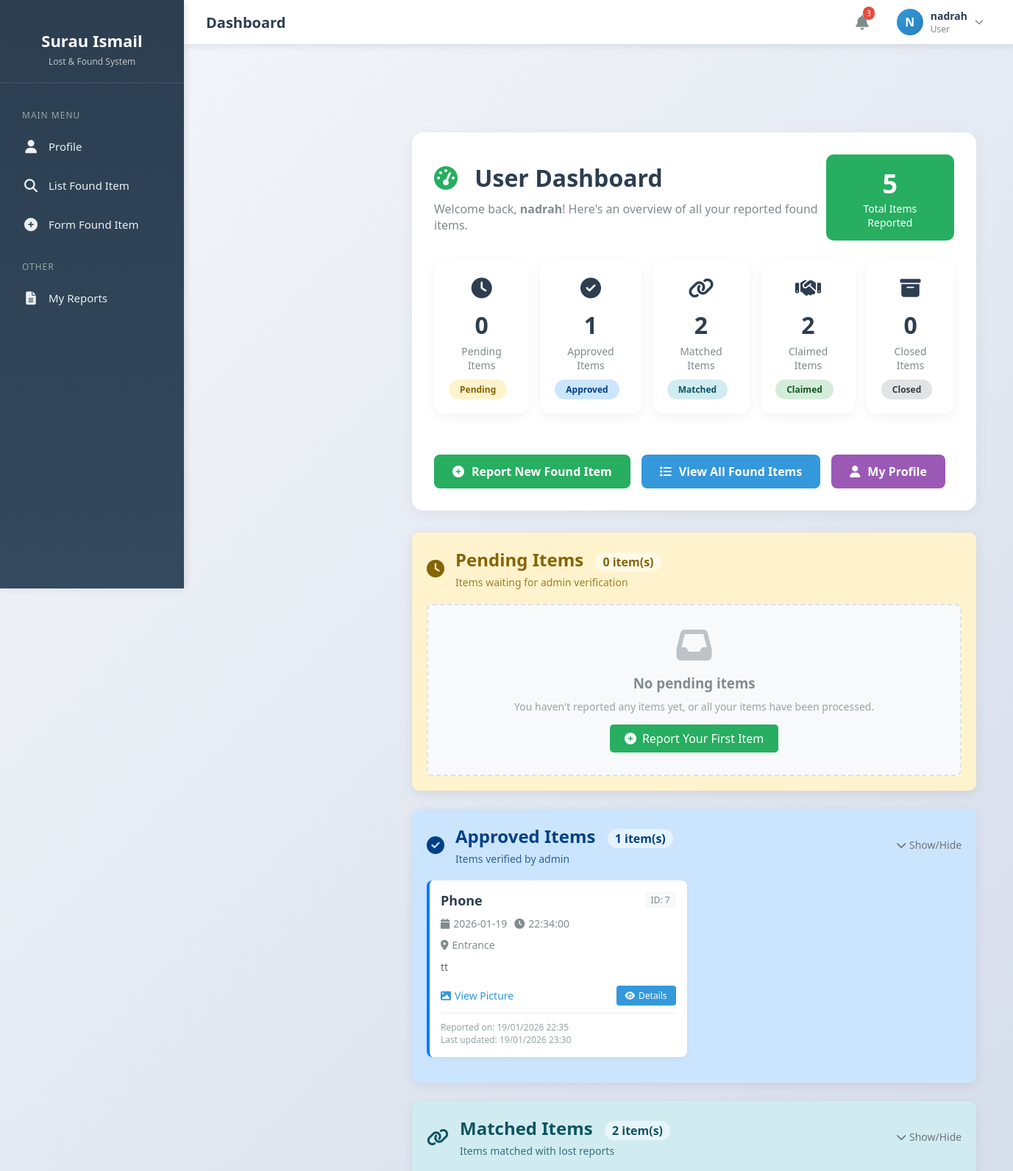
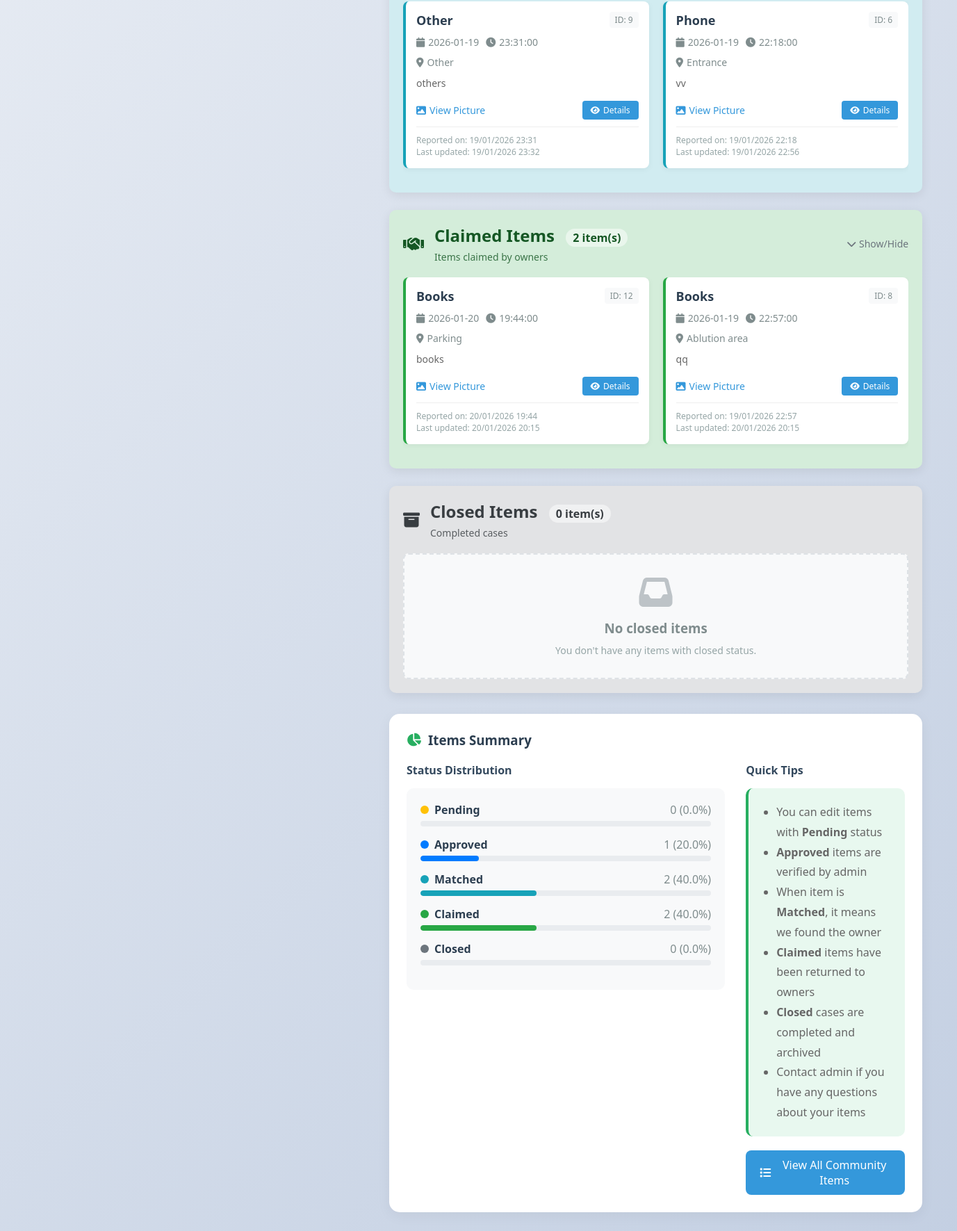
The page /user_dashboard.php (signed in) on the database its author committed (2 pictures, top to bottom).
### tables this page shows
CREATE TABLE `found_items` (
  `id` int(11) NOT NULL,
  `user_id` int(11) NOT NULL,
  `user_name` varchar(100) NOT NULL,
  `type_item` varchar(50) NOT NULL,
  `date` date NOT NULL,
  `time` time NOT NULL,
  `location` varchar(100) NOT NULL,
  `picture` varchar(255) DEFAULT NULL,
  `description` text NOT NULL,
  `status` enum('pending','approved','matched','claimed','closed') DEFAULT 'pending',
  `created_at` datetime DEFAULT current_timestamp(),
  `updated_at` datetime DEFAULT current_timestamp() ON UPDATE current_timestamp()
);

### user_dashboard.php (the view, shortened to what the rows shown need)
<?php
include 'db_connect.php';
$user_id = $_SESSION['user_id'];
if(file_exists('sidebar_nav.php')) {
    include 'sidebar_nav.php';
} else {
    echo '<div style="padding:20px;background:#f8d7da;color:#721c24;">Sidebar not found.</div>';
}
function getItemsByStatus($connect, $user_id, $status) {
    $sql = "SELECT * FROM found_items
            WHERE user_id = '$user_id' AND status = '$status'
            ORDER BY created_at DESC";
    return mysqli_query($connect, $sql);
}
$status_counts = [];
$statuses = ['pending', 'approved', 'matched', 'claimed', 'closed'];
foreach($statuses as $status) {
    $sql = "SELECT COUNT(*) as count FROM found_items
            WHERE user_id = '$user_id' AND status = '$status'";
    $result = mysqli_query($connect, $sql);
    $row = mysqli_fetch_assoc($result);
    $status_counts[$status] = $row['count'];
}
?>
<!DOCTYPE html>
<html lang="en">
<head>
    <link rel="stylesheet" href="https://cdnjs.cloudflare.com/ajax/libs/font-awesome/6.4.0/css/all.min.css">
</head>
<body>
    <div class="container">
        <div class="main-content">
            <div style="background: white; border-radius: 15px; padding: 30px; box-shadow: 0 5px 20px rgba(0,0,0,0.05); margin-bottom: 30px;">
                <div style="display: flex; justify-content: space-between; align-items: center; margin-bottom: 20px;">
                    <div>
                        <h1 style="color: #2c3e50; margin-bottom: 10px; font-size: 32px;">
                            <i class="fas fa-tachometer-alt" style="color: #27ae60; margin-right: 15px;"></i>
                            User Dashboard
                        </h1>
                    </div>
                </div>
            </div>
            <?php foreach($statuses as $status):
                $items = getItemsByStatus($connect, $user_id, $status);
                $count = $status_counts[$status];
                $status_title = ucfirst($status);
                $status_icons = [
                    'pending' => 'fas fa-clock',
                    'approved' => 'fas fa-check-circle',
                    'matched' => 'fas fa-link',
                    'claimed' => 'fas fa-handshake',
                    'closed' => 'fas fa-archive'
                ];
                $status_descriptions = [
                    'pending' => 'Items waiting for admin verification',
                    'approved' => 'Items verified by admin',
                    'matched' => 'Items matched with lost reports',
                    'claimed' => 'Items claimed by owners',
                    'closed' => 'Completed cases'
                ];
            ?>
            <div class="status-card status-<?php echo $status; ?>">
                <div style="display: flex; justify-content: space-between; align-items: center; margin-bottom: 20px;">
                    <div style="display: flex; align-items: center; gap: 15px;">
                        <div style="font-size: 24px; color: inherit;">
                            <i class="<?php echo $status_icons[$status]; ?>"></i>
                        </div>
                        <div>
                            <h2 style="color: inherit; margin: 0; font-size: 24px;">
                                <?php echo $status_title; ?> Items
                                <span style="font-size: 16px; background: rgba(255,255,255,0.5); padding: 2px 10px; border-radius: 20px; margin-left: 10px;">
                                    <?php echo $count; ?> item(s)
                                </span>
                            </h2>
                            <p style="color: inherit; opacity: 0.8; margin: 5px 0 0 0; font-size: 14px;">
                                <?php echo $status_descriptions[$status]; ?>
                            </p>
                        </div>
                    </div>
                    <?php if($count > 0): ?>
                    <button class="collapse-btn" onclick="toggleCollapse('<?php echo $status; ?>')">
                        <i class="fas fa-chevron-down"></i> Show/Hide
                    </button>
                    <?php endif; ?>
                </div>
                <div id="collapse-<?php echo $status; ?>" class="collapse-content">
                    <?php if(mysqli_num_rows($items) > 0): ?>
                        <div style="display: grid; grid-template-columns: repeat(auto-fill, minmax(350px, 1fr)); gap: 20px;">
                            <?php while($item = mysqli_fetch_assoc($items)): ?>
                            <div class="item-card" style="border-left-color: <?php
                                $border_colors = ['pending' => '#ffc107', 'approved' => '#007bff', 'matched' => '#17a2b8', 'claimed' => '#28a745', 'closed' => '#6c757d'];
                                echo $border_colors[$status];
                            ?>;">
                                <div style="display: flex; justify-content: space-between; align-items: start; margin-bottom: 10px;">
                                    <h3 style="color: #2c3e50; margin: 0; font-size: 18px;">
                                        <?php echo htmlspecialchars(ucfirst($item['type_item'])); ?>
                                    </h3>
                                    <div style="font-size: 12px; color: #7f8c8d; background: #f8f9fa; padding: 3px 8px; border-radius: 4px;">
                                        ID: <?php echo $item['id']; ?>
                                    </div>
                                </div>
                                <div style="display: flex; align-items: center; gap: 10px; margin-bottom: 10px;">
                                    <div style="display: flex; align-items: center; gap: 5px; color: #7f8c8d; font-size: 14px;">
                                        <i class="fas fa-calendar"></i>
                                        <?php echo htmlspecialchars($item['date']); ?>
                                    </div>
                                    <div style="display: flex; align-items: center; gap: 5px; color: #7f8c8d; font-size: 14px;">
                                        <i class="fas fa-clock"></i>
                                        <?php echo htmlspecialchars($item['time']); ?>
                                    </div>
                                </div>
                                <div style="display: flex; align-items: center; gap: 10px; margin-bottom: 10px;">
                                    <div style="display: flex; align-items: center; gap: 5px; color: #7f8c8d; font-size: 14px;">
                                        <i class="fas fa-map-marker-alt"></i>
                                        <?php echo htmlspecialchars(ucfirst(str_replace('_', ' ', $item['location']))); ?>
                                    </div>
                                </div>
                                <p style="color: #666; font-size: 14px; margin-bottom: 15px; line-height: 1.5;">
                                    <?php echo htmlspecialchars(substr($item['description'], 0, 120)); ?>
                                </p>
                                <div style="display: flex; justify-content: space-between; align-items: center;">
                                    <div>
                                        <?php if(!empty($item['picture']) && file_exists('uploads/' . $item['picture'])): ?>
                                        <a href="uploads/<?php echo htmlspecialchars($item['picture']); ?>"
                                           target="_blank"
                                           style="color: #3498db; text-decoration: none; font-size: 14px; display: flex; align-items: center; gap: 5px;">
                                            <i class="fas fa-image"></i> View Picture
                                        </a>
                                        <?php endif; ?>
                                    </div>
                                    <div style="display: flex; gap: 10px;">
                                        <a href="view_found_item.php?id=<?php echo $item['id']; ?>"
                                           style="padding: 5px 12px; background: #3498db; color: white; border-radius: 4px;
                                                  text-decoration: none; font-size: 12px; display: flex; align-items: center; gap: 5px;">
                                            <i class="fas fa-eye"></i> Details
                                        </a>
                                    </div>
                                </div>
                                <div style="margin-top: 10px; padding-top: 10px; border-top: 1px solid #eee; font-size: 12px; color: #95a5a6;">
                                    Reported on: <?php echo date('d/m/Y H:i', strtotime($item['created_at'])); ?>
                                    <?php if($item['updated_at'] != $item['created_at']): ?>
                                        <br>Last updated: <?php echo date('d/m/Y H:i', strtotime($item['updated_at'])); ?>
                                    <?php endif; ?>
                                </div>
                            </div>
                            <?php endwhile; ?>
                        </div>
                    <?php endif; ?>
                </div>
            </div>
            <?php endforeach; ?>
        </div>
    </div>
</body>
</html>

### rows shown on the page
found_items: type_item "Phone", id "7", date "2026-01-19", time "22:34:00", location "Entrance", description "tt", created_at "19/01/2026 22:35", updated_at "19/01/2026 23:30"
found_items: type_item "Other", id "9", date "2026-01-19", time "23:31:00", location "Other", description "others", created_at "19/01/2026 23:31", updated_at "19/01/2026 23:32"
found_items: type_item "Phone", id "6", date "2026-01-19", time "22:18:00", location "Entrance", description "vv", created_at "19/01/2026 22:18", updated_at "19/01/2026 22:56"
found_items: type_item "Books", id "12", date "2026-01-20", time "19:44:00", location "Parking", description "books", created_at "20/01/2026 19:44", updated_at "20/01/2026 20:15"
found_items: type_item "Books", id "8", date "2026-01-19", time "22:57:00", location "Ablution area", description "qq", created_at "19/01/2026 22:57", updated_at "20/01/2026 20:15"

### other values the page prints
$page_titles[$current_page] "Dashboard"
substr($name, 0, 1) "N"
$_SESSION['name'] "nadrah"
$_SESSION['role'] "User"
$user_name "nadrah"
$total_items "5"
$count "0"
$info['title'] "Pending"
$status "Pending"
$count "1"
$info['title'] "Approved"
$status "Approved"
$count "2"
$info['title'] "Matched"
$status "Matched"
